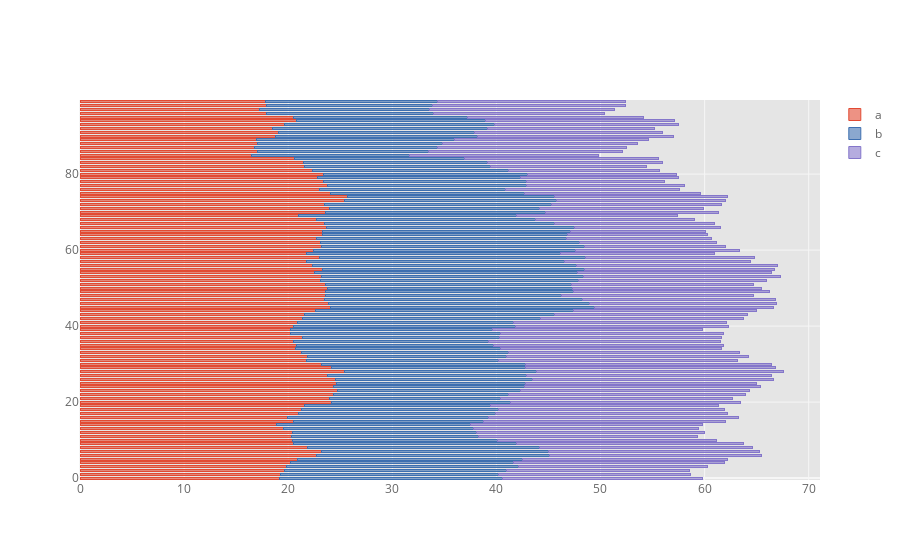

The cell this chart's notebook holds for it:
### Code cell
df.iplot(kind='barh', barmode='stack', bargap=0.5)
